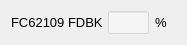
   <widget class="QWidget" name="layoutWidget">
    <property name="geometry">
     <rect>
      <x>230</x>
      <y>12</y>
      <width>167</width>
      <height>25</height>
     </rect>
    </property>
    <layout class="QHBoxLayout" name="horizontalLayout_66">
     <item>
      <widget class="QLabel" name="label_129">
       <property name="minimumSize">
        <size>
         <width>91</width>
         <height>21</height>
        </size>
       </property>
       <property name="maximumSize">
        <size>
         <width>91</width>
         <height>21</height>
        </size>
       </property>
       <property name="font">
        <font>
         <pointsize>10</pointsize>
         <weight>50</weight>
         <bold>false</bold>
        </font>
       </property>
       <property name="styleSheet">
        <string notr="true">background-color: none;
font: rgb(255, 255, 255);</string>
       </property>
       <property name="text">
        <string>FC62109 FDBK</string>
       </property>
       <property name="alignment">
        <set>Qt::AlignLeading|Qt::AlignLeft|Qt::AlignVCenter</set>
       </property>
      </widget>
     </item>
     <item>
      <widget class="QLineEdit" name="leVal_FC62109">
       <property name="minimumSize">
        <size>
         <width>41</width>
         <height>23</height>
        </size>
       </property>
       <property name="maximumSize">
        <size>
         <width>41</width>
         <height>23</height>
        </size>
       </property>
       <property name="styleSheet">
        <string notr="true">background-color: rgba(255, 255, 255, 100);</string>
       </property>
      </widget>
     </item>
     <item>
      <widget class="QLabel" name="label_132">
       <property name="minimumSize">
        <size>
         <width>21</width>
         <height>21</height>
        </size>
       </property>
       <property name="maximumSize">
        <size>
         <width>21</width>
         <height>21</height>
        </size>
       </property>
       <property name="font">
        <font>
         <pointsize>10</pointsize>
         <weight>50</weight>
         <bold>false</bold>
        </font>
       </property>
       <property name="styleSheet">
        <string notr="true">background-color: none;
font: rgb(255, 255, 255);</string>
       </property>
       <property name="text">
        <string>%</string>
       </property>
       <property name="alignment">
        <set>Qt::AlignLeading|Qt::AlignLeft|Qt::AlignVCenter</set>
       </property>
      </widget>
     </item>
    </layout>
   </widget>
